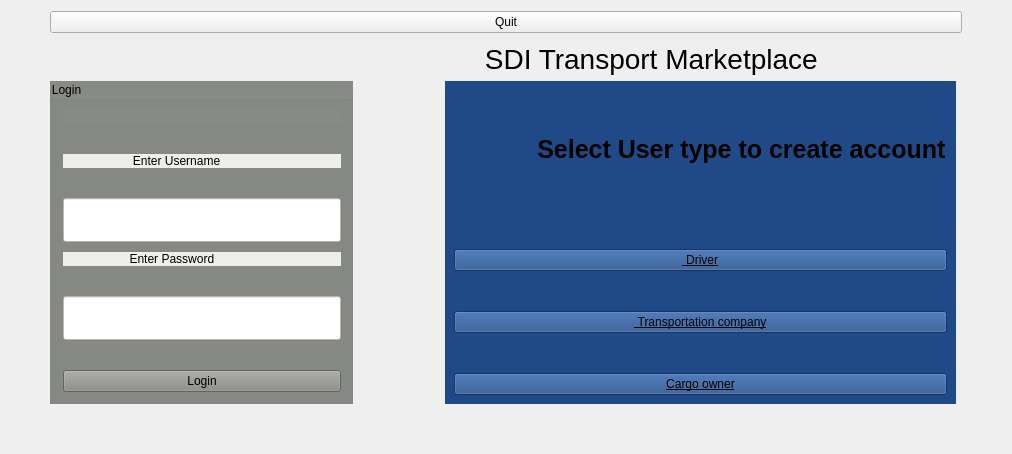
      <widget class="QWidget" name="homePage">
       <layout class="QGridLayout" name="gridLayout_3" columnstretch="10,0,0,0">
        <property name="leftMargin">
         <number>50</number>
        </property>
        <property name="rightMargin">
         <number>50</number>
        </property>
        <property name="bottomMargin">
         <number>50</number>
        </property>
        <item row="1" column="0">
         <layout class="QVBoxLayout" name="verticalLayout">
          <item>
           <widget class="QGroupBox" name="groupBox">
            <property name="styleSheet">
             <string notr="true">background:rgb(136, 138, 133)
</string>
            </property>
            <property name="title">
             <string>Login</string>
            </property>
            <property name="flat">
             <bool>false</bool>
            </property>
            <layout class="QGridLayout" name="gridLayout_4">
             <property name="leftMargin">
              <number>10</number>
             </property>
             <property name="rightMargin">
              <number>9</number>
             </property>
             <property name="verticalSpacing">
              <number>10</number>
             </property>
             <item row="2" column="1">
              <layout class="QVBoxLayout" name="verticalLayout_8">
               <property name="spacing">
                <number>30</number>
               </property>
               <property name="rightMargin">
                <number>0</number>
               </property>
               <item>
                <layout class="QVBoxLayout" name="verticalLayout_6">
                 <item>
                  <layout class="QVBoxLayout" name="verticalLayout_10">
                   <item>
                    <widget class="QLabel" name="loginErrorsOut">
                     <property name="text">
                      <string/>
                     </property>
                    </widget>
                   </item>
                  </layout>
                 </item>
                 <item>
                  <widget class="QLabel" name="usernameLabel">
                   <property name="styleSheet">
                    <string notr="true">background:rgb(238, 238, 236);</string>
                   </property>
                   <property name="text">
                    <string>                     Enter Username</string>
                   </property>
                  </widget>
                 </item>
                 <item>
                  <widget class="QLineEdit" name="usernameLogin">
                   <property name="font">
                    <font>
                     <pointsize>23</pointsize>
                    </font>
                   </property>
                   <property name="styleSheet">
                    <string notr="true">background:rgb(255, 255, 255);</string>
                   </property>
                   <property name="text">
                    <string/>
                   </property>
                  </widget>
                 </item>
                </layout>
               </item>
              </layout>
             </item>
             <item row="5" column="1">
              <layout class="QVBoxLayout" name="verticalLayout_9">
               <property name="spacing">
                <number>30</number>
               </property>
               <item>
                <layout class="QVBoxLayout" name="verticalLayout_2">
                 <item>
                  <widget class="QLabel" name="passwordLabel">
                   <property name="styleSheet">
                    <string notr="true">background:rgb(238, 238, 236);</string>
                   </property>
                   <property name="text">
                    <string>                    Enter Password</string>
                   </property>
                  </widget>
                 </item>
                 <item>
                  <widget class="QLineEdit" name="passwordLogin">
                   <property name="font">
                    <font>
                     <pointsize>23</pointsize>
                    </font>
                   </property>
                   <property name="styleSheet">
                    <string notr="true">background:rgb(255, 255, 255);</string>
                   </property>
                   <property name="echoMode">
                    <enum>QLineEdit::Password</enum>
                   </property>
                  </widget>
                 </item>
                </layout>
               </item>
               <item>
                <widget class="QPushButton" name="loginButton">
                 <property name="text">
                  <string>Login</string>
                 </property>
                </widget>
               </item>
              </layout>
             </item>
            </layout>
           </widget>
          </item>
         </layout>
        </item>
        <item row="0" column="0" colspan="4">
         <layout class="QVBoxLayout" name="verticalLayout_5" stretch="0,0,0">
          <property name="spacing">
           <number>10</number>
          </property>
          <property name="sizeConstraint">
           <enum>QLayout::SetDefaultConstraint</enum>
          </property>
          <property name="leftMargin">
           <number>0</number>
          </property>
          <property name="bottomMargin">
           <number>0</number>
          </property>
          <item>
           <widget class="QPushButton" name="quit">
            <property name="text">
             <string>Quit</string>
            </property>
           </widget>
          </item>
          <item>
           <widget class="QLabel" name="label">
            <property name="font">
             <font>
              <pointsize>21</pointsize>
             </font>
            </property>
            <property name="text">
             <string>                                                        SDI Transport Marketplace</string>
            </property>
           </widget>
          </item>
          <item>
           <layout class="QVBoxLayout" name="verticalLayout_11"/>
          </item>
         </layout>
        </item>
        <item row="1" column="1">
         <layout class="QVBoxLayout" name="verticalLayout_15">
          <property name="leftMargin">
           <number>40</number>
          </property>
          <property name="rightMargin">
           <number>40</number>
          </property>
         </layout>
        </item>
        <item row="1" column="2">
         <widget class="QWidget" name="TopPanel" native="true">
          <property name="maximumSize">
           <size>
            <width>1281</width>
            <height>16777215</height>
           </size>
          </property>
          <property name="font">
           <font>
            <underline>true</underline>
           </font>
          </property>
          <property name="styleSheet">
           <string notr="true">background-color:rgb(32, 74, 135)
</string>
          </property>
          <layout class="QGridLayout" name="gridLayout_5">
           <item row="3" column="1">
            <layout class="QVBoxLayout" name="verticalLayout_7">
             <property name="spacing">
              <number>40</number>
             </property>
             <property name="rightMargin">
              <number>0</number>
             </property>
             <item>
              <widget class="QLabel" name="label_2">
               <property name="font">
                <font>
                 <pointsize>19</pointsize>
                 <weight>75</weight>
                 <bold>true</bold>
                </font>
               </property>
               <property name="text">
                <string>            Select User type to create account</string>
               </property>
              </widget>
             </item>
             <item>
              <widget class="QPushButton" name="createDriver">
               <property name="text">
                <string> Driver</string>
               </property>
              </widget>
             </item>
             <item>
              <widget class="QPushButton" name="createTC">
               <property name="text">
                <string> Transportation company</string>
               </property>
              </widget>
             </item>
             <item>
              <widget class="QPushButton" name="createCO">
               <property name="text">
                <string>Cargo owner</string>
               </property>
              </widget>
             </item>
            </layout>
           </item>
          </layout>
         </widget>
        </item>
       </layout>
      </widget>
